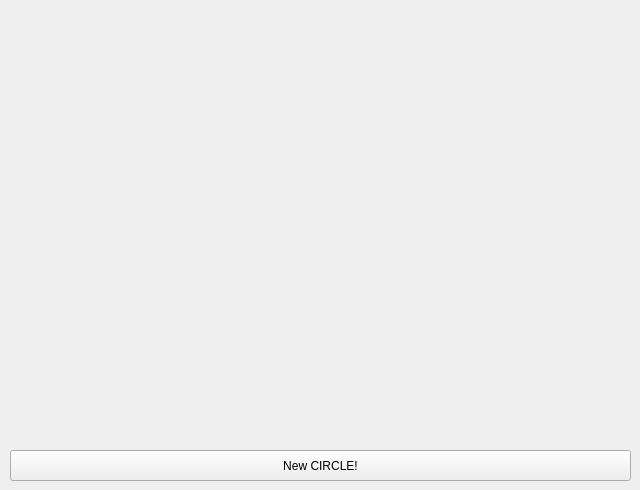
<?xml version="1.0" encoding="UTF-8"?>
<ui version="4.0">
 <class>Form</class>
 <widget class="QWidget" name="Form">
  <property name="geometry">
   <rect>
    <x>0</x>
    <y>0</y>
    <width>640</width>
    <height>490</height>
   </rect>
  </property>
  <property name="windowTitle">
   <string>Form</string>
  </property>
  <widget class="QPushButton" name="go_btn">
   <property name="geometry">
    <rect>
     <x>10</x>
     <y>450</y>
     <width>621</width>
     <height>31</height>
    </rect>
   </property>
   <property name="text">
    <string>New CIRCLE!</string>
   </property>
  </widget>
 </widget>
 <resources/>
 <connections/>
</ui>
